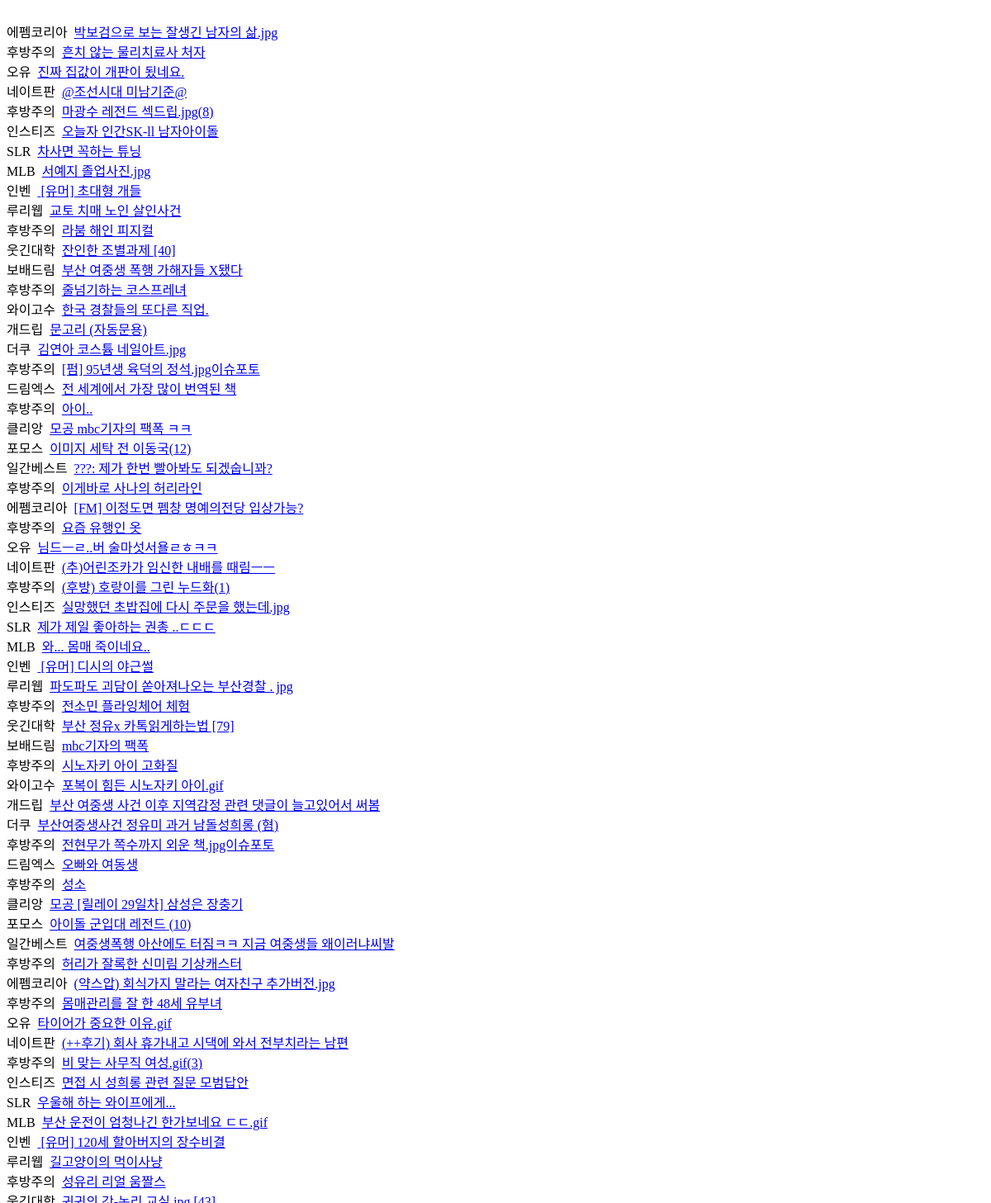
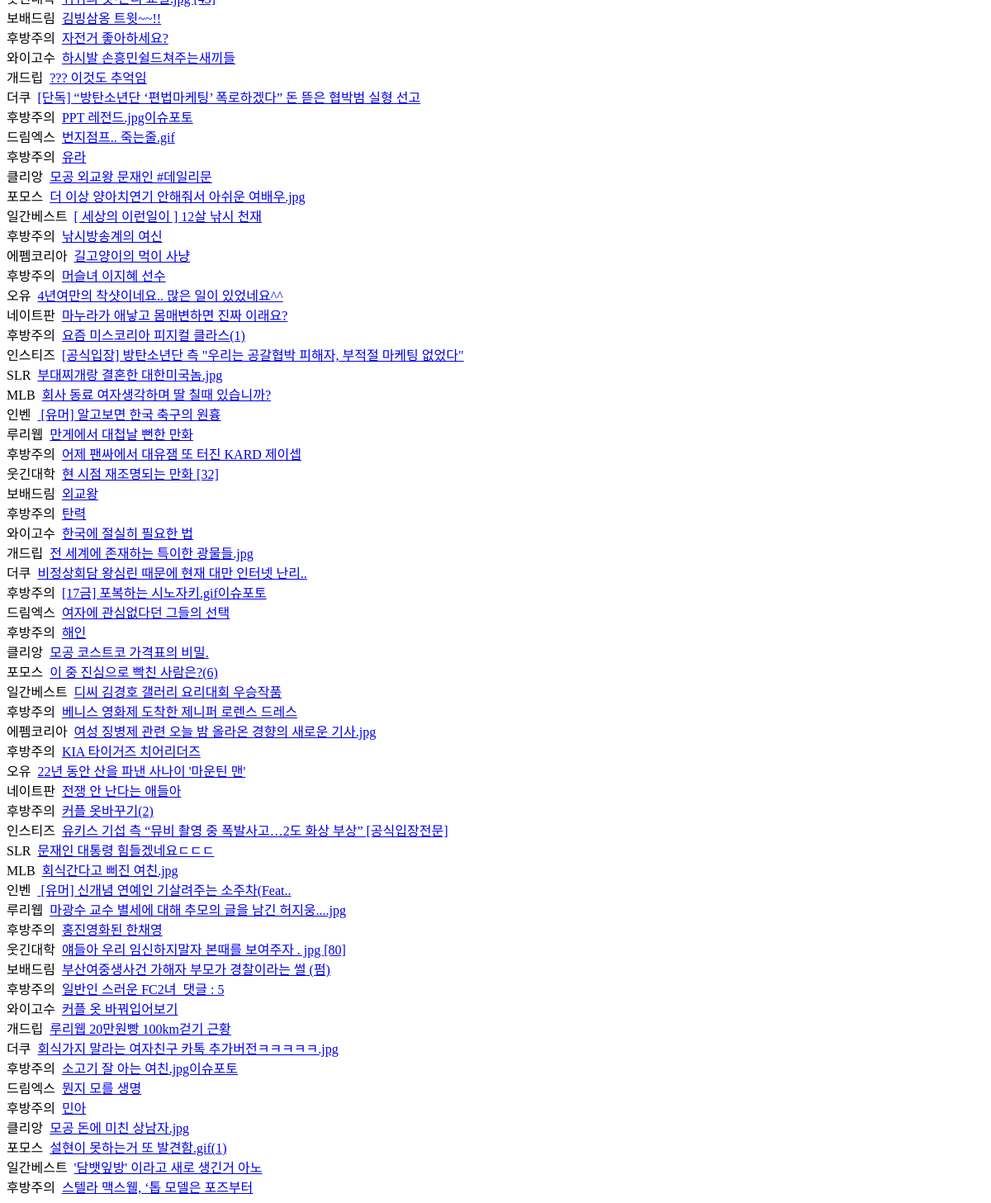
The page /blog/crawling/ajax on the database as committed earlier (2 pictures, top to bottom).
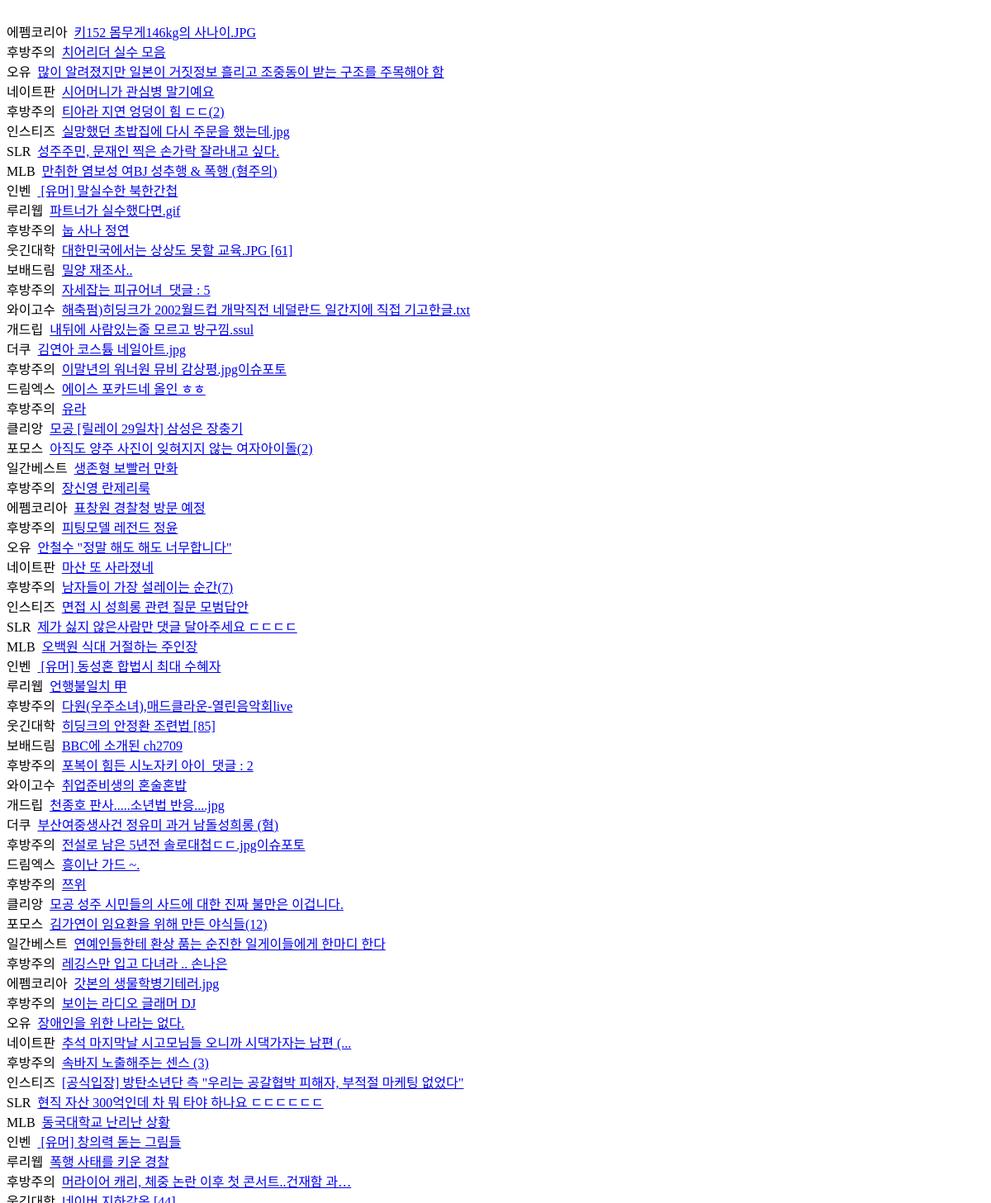
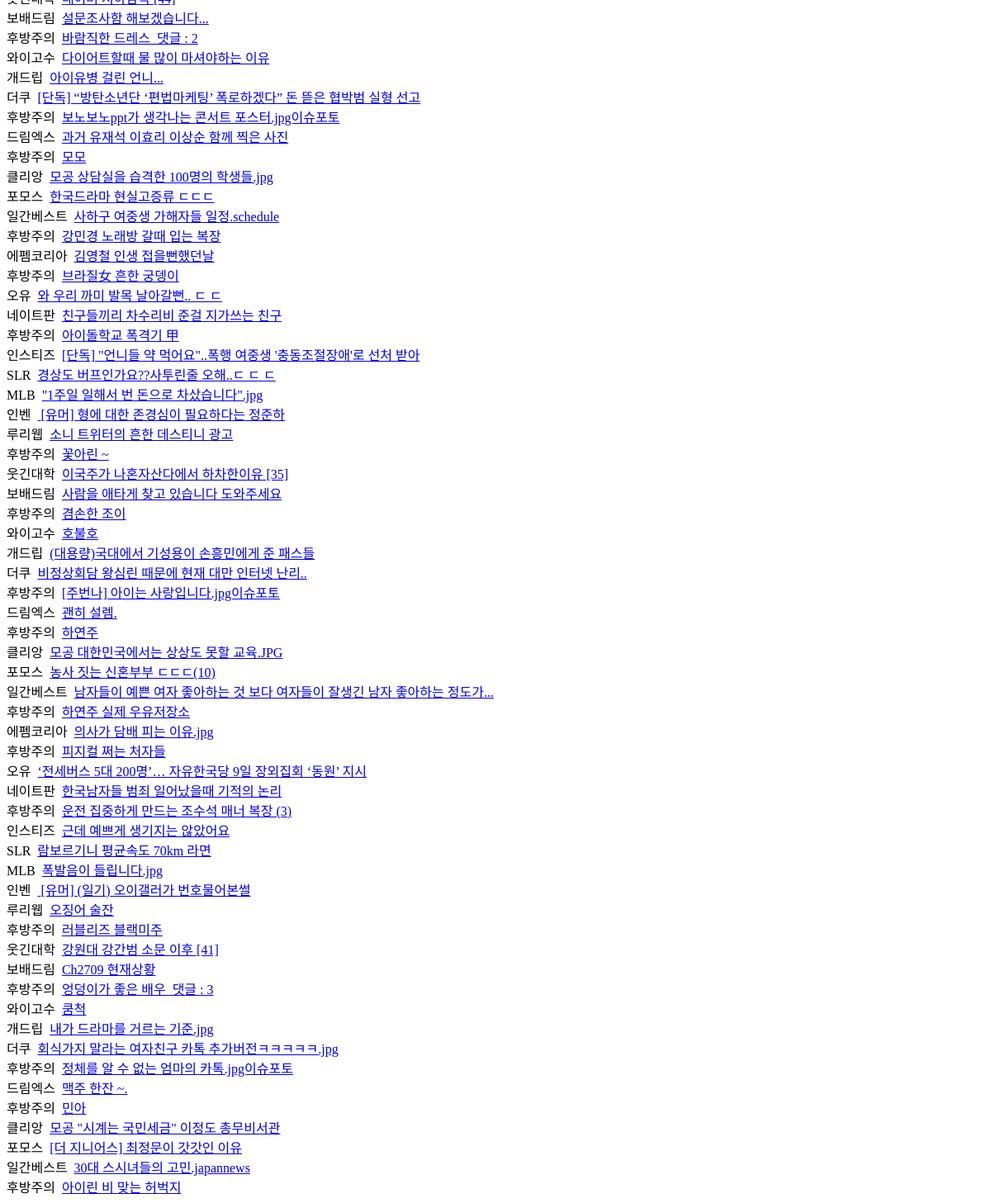
The same page on the database as committed later (2 pictures, top to bottom).
### blog/models.py (models this page shows, shortened)
class CrawlingData(models.Model):
    instiz = models.CharField(max_length=200, blank=True)
    link_instiz = models.URLField( blank=True)
    clien = models.CharField(max_length=200, blank=True)
    link_clien = models.URLField( blank=True)
    fmkorea = models.CharField(max_length=200, blank=True)
    link_fmkorea = models.URLField( blank=True)
    ou = models.CharField(max_length=200, blank=True)
    link_ou = models.URLField( blank=True)
    pan = models.CharField(max_length=200, blank=True)
    link_pan = models.URLField( blank=True)
    slr = models.CharField(max_length=200, blank=True)
    link_slr = models.URLField( blank=True)
    mlb = models.CharField(max_length=200, blank=True)
    link_mlb = models.URLField( blank=True)
    inben = models.CharField(max_length=200, blank=True)
    link_inben = models.URLField( blank=True)
    ruri = models.CharField(max_length=200, blank=True)
    link_ruri = models.URLField( blank=True)
    utde = models.CharField(max_length=200, blank=True)
    link_utde = models.URLField( blank=True)
    bobe = models.CharField(max_length=200, blank=True)
    link_bobe = models.URLField( blank=True)
    ygosu = models.CharField(max_length=200, blank=True)
    link_ygosu = models.URLField( blank=True)
    drip = models.CharField(max_length=200, blank=True)
    link_drip = models.URLField( blank=True)
    theqoo = models.CharField(max_length=200, blank=True)
    link_theqoo = models.URLField( blank=True)
    dogge = models.CharField(max_length=200, blank=True)
    link_dogge = models.URLField( blank=True)
    namsung = models.CharField(max_length=200, blank=True)
    link_namsung = models.URLField( blank=True)
    flash1 = models.CharField(max_length=200, blank=True)
    link_flash1 = models.URLField( blank=True)
    flash2 = models.CharField(max_length=200, blank=True)
    link_flash2 = models.URLField( blank=True)
    dream1 = models.CharField(max_length=200, blank=True)
    link_dream1 = models.URLField( blank=True)
    dream2 = models.CharField(max_length=200, blank=True)
    link_dream2 = models.URLField( blank=True)
    bobe2 = models.CharField(max_length=200, blank=True)
    link_bobe2 = models.URLField( blank=True)
    fomos1 = models.CharField(max_length=200, blank=True)
    link_fomos1 = models.URLField( blank=True)
    fomos2 = models.CharField(max_length=200, blank=True)
    link_fomos2 = models.URLField( blank=True)
    ilbe = models.CharField(max_length=200, blank=True)
    link_ilbe = models.URLField( blank=True)

### blog/views.py (the view)
def crawling_ajax(request): #Ajax 로 호출하는 함수
        crawling = CrawlingData.objects.all().order_by('id')
        paginator = Paginator(crawling,5)
        page = request.GET.get('page')
        try:
            crawling = paginator.page(page)
        except PageNotAnInteger:
            crawling = paginator.page(1)
        except EmptyPage:
            crawling = paginator.page(paginator.num_pages) #FIXEME: 데이터가 없으면 맨 끝 페이지를 계속 호출, 그러니 데이터가 이제 없다는 alert 넣기
        context = {'crawling':crawling}
        return render(request, 'blog/crawlingdata_list_ajax.html', context) #Ajax 로 호출하는 템플릿은 _ajax로 표시.

### blog/templates/blog/crawlingdata_list_ajax.html
<div class='instiz1'>
    <br>
    {%if crawling%}
      {% for crawling in crawling%}
         <table class='list'>
         <div class='first'>에펨코리아&nbsp;&nbsp;<a href='{{crawling.link_fmkorea}}' target="_blank">{{crawling.fmkorea}}</a></div>
         <div class='first'>후방주의&nbsp;&nbsp;<a href='//{{crawling.link_flash2}}' target="_blank">{{crawling.flash2}}</a></div>
         <div class='first'>오유&nbsp;&nbsp;<a href='//{{crawling.link_ou}}' target="_blank">{{crawling.ou}}</a></div>
         <div class='first'>네이트판&nbsp;&nbsp;<a href='{{crawling.link_pan}}' target="_blank">{{crawling.pan}}</a></div>
         <div class='first'>후방주의&nbsp;&nbsp;<a href='//{{crawling.link_fomos1}}' target="_blank">{{crawling.fomos1}}</a></div>
         <div class='first'>인스티즈&nbsp;&nbsp;<a href='//{{crawling.link_instiz}}' target="_blank">{{crawling.instiz}}</a></div>
         <div class='first'>SLR&nbsp;&nbsp;<a href='//{{crawling.link_slr}}' target="_blank">{{crawling.slr}}</a></div>
         <div class='first'>MLB&nbsp;&nbsp;<a href='{{crawling.link_mlb}}' target="_blank">{{crawling.mlb}}</a></div>
         <div class='first'>인벤&nbsp;&nbsp;<a href='{{crawling.link_inben}}' target="_blank">{{crawling.inben}}</a></div>
         <div class='first'>루리웹&nbsp;&nbsp;<a href='{{crawling.link_ruri}}' target="_blank">{{crawling.ruri}}</a></div>
         <div class='first'>후방주의&nbsp;&nbsp;<a href='//{{crawling.link_dream1}}' target="_blank">{{crawling.dream1}}</a></div>
         <div class='first'>웃긴대학&nbsp;&nbsp;<a href='//{{crawling.link_utde}}' target="_blank">{{crawling.utde}}</a></div>
         <div class='first'>보배드림&nbsp;&nbsp;<a href='//{{crawling.link_bobe}}' target="_blank">{{crawling.bobe}}</a></div>
         <div class='first'>후방주의&nbsp;&nbsp;<a href='{{crawling.link_namsung}}' target="_blank">{{crawling.namsung}}</a></div>
         <div class='first'>와이고수&nbsp;&nbsp;<a href='{{crawling.link_ygosu}}' target="_blank">{{crawling.ygosu}}</a></div>
         <div class='first'>개드립&nbsp;&nbsp;<a href='{{crawling.link_drip}}' target="_blank">{{crawling.drip}}</a></div>
         <div class='first'>더쿠&nbsp;&nbsp;<a href='//{{crawling.link_theqoo}}' target="_blank">{{crawling.theqoo}}</a></div>
         <div class='first'>후방주의&nbsp;&nbsp;<a href='{{crawling.link_dogge}}' target="_blank">{{crawling.dogge}}</a></div>
         <div class='first'>드림엑스&nbsp;&nbsp;<a href='//{{crawling.link_dream2}}' target="_blank">{{crawling.dream2}}</a></div>
         <div class='first'>후방주의&nbsp;&nbsp;<a href='//{{crawling.link_bobe2}}' target="_blank">{{crawling.bobe2}}</a></div>
         <div class='first'>클리앙&nbsp;&nbsp;<a href='//{{crawling.link_clien}}' target="_blank">{{crawling.clien}}</a></div>
         <div class='first'>포모스&nbsp;&nbsp;<a href='//{{crawling.link_fomos2}}' target="_blank">{{crawling.fomos2}}</a></div>
         <div class='first'>일간베스트&nbsp;&nbsp;<a href='{{crawling.link_ilbe}}' target="_blank">{{crawling.ilbe}}</a></div>
         <div class='first'>후방주의&nbsp;&nbsp;<a href='//{{crawling.link_flash1}}' target="_blank">{{crawling.flash1}}</a></div>
        </table>
       {%endfor%}
    {%else%}
    <p>데이터가 부족합니다.정보가 업데이트 될 때까지 기다려주세요. </p>
    {%endif%}
</div>

Rows that differ between the two databases and show on the page:
removed CrawlingData: fmkorea "박보검으로 보는 잘생긴 남자의 삶.jpg", flash2 "흔치 않는 물리치료사 처자", ou "진짜 집값이 개판이 됬네요.", pan "@조선시대 미남기준@", fomos1 "마광수 레전드 섹드립.jpg(8)", instiz "오늘자 인간SK-ll 남자아이돌", slr "차사면 꼭하는 튜닝", mlb "서예지 졸업사진.jpg", inben "[유머] 초대형 개들", ruri "교토 치매 노인 살인사건", dream1 "라붐 해인 피지컬", utde "잔인한 조별과제 [40]", bobe "부산 여중생 폭행 가해자들 X됐다", namsung "줄넘기하는 코스프레녀", ygosu "한국 경찰들의 또다른 직업.", drip "문고리 (자동문용)", theqoo "김연아 코스튬 네일아트.jpg", dogge "[펌] 95년생 육덕의 정석.jpg이슈포토", dream2 "전 세계에서 가장 많이 번역된 책", bobe2 "아이..", clien "모공 mbc기자의 팩폭 ㅋㅋ", fomos2 "이미지 세탁 전 이동국(12)", ilbe "???: 제가 한번 빨아봐도 되겠숩니꽈?", flash1 "이게바로 사나의 허리라인"
removed CrawlingData: fmkorea "[FM] 이정도면 펨창 명예의전당 입상가능?", flash2 "요즘 유행인 옷", ou "님드ㅡㄹ..버 술마섯서욜ㄹㅎㅋㅋ", pan "(추)어린조카가 임신한 내배를 때림ㅡㅡ", fomos1 "(후방) 호랑이를 그린 누드화(1)", instiz "실망했던 초밥집에 다시 주문을 했는데.jpg", slr "제가 제일 좋아하는 권총 ..ㄷㄷㄷ", mlb "와... 몸매 죽이네요..", inben "[유머] 디시의 야근썰", ruri "파도파도 괴담이 쏟아져나오는 부산경찰 . jpg", dream1 "전소민 플라잉체어 체험", utde "부산 정유x 카톡읽게하는법 [79]", bobe "mbc기자의 팩폭", namsung "시노자키 아이 고화질", ygosu "포복이 힘든 시노자키 아이.gif", drip "부산 여중생 사건 이후 지역감정 관련 댓글이 늘고있어서 써봄", theqoo "부산여중생사건 정유미 과거 남돌성희롱 (혐)", dogge "전현무가 쪽수까지 외운 책.jpg이슈포토", dream2 "오빠와 여동생", bobe2 "성소", clien "모공 [릴레이 29일차] 삼성은 장충기", fomos2 "아이돌 군입대 레전드 (10)", ilbe "여중생폭행 아산에도 터짐ㅋㅋ 지금 여중생들 왜이러냐씨발", flash1 "허리가 잘록한 신미림 기상캐스터"
removed CrawlingData: fmkorea "(약스압) 회식가지 말라는 여자친구 추가버전.jpg", flash2 "몸매관리를 잘 한 48세 유부녀", ou "타이어가 중요한 이유.gif", pan "(++후기) 회사 휴가내고 시댁에 와서 전부치라는 남편", fomos1 "비 맞는 사무직 여성.gif(3)", instiz "면접 시 성희롱 관련 질문 모범답안", slr "우울해 하는 와이프에게...", mlb "부산 운전이 엄청나긴 한가보네요 ㄷㄷ.gif", inben "[유머] 120세 할아버지의 장수비결", ruri "길고양이의 먹이사냥", dream1 "성유리 리얼 움짤스", utde "귀귀의 갓-논리 교실.jpg [43]", bobe "김빙삼옹 트윗~~!!", namsung "자전거 좋아하세요?", ygosu "하시발 손흥민쉴드쳐주는새끼들", drip "??? 이것도 추억임", theqoo "[단독] “방탄소년단 ‘편법마케팅’ 폭로하겠다” 돈 뜯은 협박범 실형 선고", dogge "PPT 레전드.jpg이슈포토", dream2 "번지점프.. 죽는줄.gif", bobe2 "유라", clien "모공 외교왕 문재인 #데일리문", fomos2 "더 이상 양아치연기 안해줘서 아쉬운 여배우.jpg", ilbe "[ 세상의 이런일이 ] 12살 낚시 천재", flash1 "낚시방송계의 여신"
removed CrawlingData: fmkorea "길고양이의 먹이 사냥", flash2 "머슬녀 이지혜 선수", ou "4년여만의 착샷이네요.. 많은 일이 있었네요^^", pan "마누라가 애낳고 몸매변하면 진짜 이래요?", fomos1 "요즘 미스코리아 피지컬 클라스(1)", instiz "[공식입장] 방탄소년단 측 \"우리는 공갈협박 피해자, 부적절 마케팅 없었다\"", slr "부대찌개랑 결혼한 대한미국놈.jpg", mlb "회사 동료 여자생각하며 딸 칠때 있습니까?", inben "[유머] 알고보면 한국 축구의 원흉", ruri "만게에서 대첩날 뻔한 만화", dream1 "어제 팬싸에서 대유잼 또 터진 KARD 제이셉", utde "현 시점 재조명되는 만화 [32]", bobe "외교왕", namsung "탄력", ygosu "한국에 절실히 필요한 법", drip "전 세계에 존재하는 특이한 광물들.jpg", theqoo "비정상회담 왕심린 때문에 현재 대만 인터넷 난리..", dogge "[17금] 포복하는 시노자키.gif이슈포토", dream2 "여자에 관심없다던 그들의 선택", bobe2 "해인", clien "모공 코스트코 가격표의 비밀.", fomos2 "이 중 진심으로 빡친 사람은?(6)", ilbe "디씨 김경호 갤러리 요리대회 우승작품", flash1 "베니스 영화제 도착한 제니퍼 로렌스 드레스"
removed CrawlingData: fmkorea "여성 징병제 관련 오늘 밤 올라온 경향의 새로운 기사.jpg", flash2 "KIA 타이거즈 치어리더즈", ou "22년 동안 산을 파낸 사나이 '마운틴 맨'", pan "전쟁 안 난다는 애들아", fomos1 "커플 옷바꾸기(2)", instiz "유키스 기섭 측 “뮤비 촬영 중 폭발사고…2도 화상 부상” [공식입장전문]", slr "문재인 대통령 힘들겠네요ㄷㄷㄷ", mlb "회식간다고 삐진 여친.jpg", inben "[유머] 신개념 연예인 기살려주는 소주차(Feat..", ruri "마광수 교수 별세에 대해 추모의 글을 남긴 허지웅....jpg", dream1 "홍진영화된 한채영", utde "얘들아 우리 임신하지말자 본때를 보여주자 . jpg [80]", bobe "부산여중생사건 가해자 부모가 경찰이라는 썰 (펌)", namsung "일반인 스러운 FC2녀 댓글 : 5", ygosu "커플 옷 바꿔입어보기", drip "루리웹 20만원빵 100km걷기 근황", theqoo "회식가지 말라는 여자친구 카톡 추가버전ㅋㅋㅋㅋㅋ.jpg", dogge "소고기 잘 아는 여친.jpg이슈포토", dream2 "뭔지 모를 생명", bobe2 "민아", clien "모공 돈에 미친 상남자.jpg", fomos2 "설현이 못하는거 또 발견함.gif(1)", ilbe "'담뱃잎방' 이라고 새로 생긴거 아노", flash1 "스텔라 맥스웰, ‘톱 모델은 포즈부터"
added CrawlingData: fmkorea "키152 몸무게146kg의 사나이.JPG", flash2 "치어리더 실수 모음", ou "많이 알려졌지만 일본이 거짓정보 흘리고 조중동이 받는 구조를 주목해야 함", pan "시어머니가 관심병 말기예요", fomos1 "티아라 지연 엉덩이 힘 ㄷㄷ(2)", instiz "실망했던 초밥집에 다시 주문을 했는데.jpg", slr "성주주민, 문재인 찍은 손가락 잘라내고 싶다.", mlb "만취한 염보성 여BJ 성추행 & 폭행 (혐주의)", inben "[유머] 말실수한 북한간첩", ruri "파트너가 실수했다면.gif", dream1 "눕 사나 정연", utde "대한민국에서는 상상도 못할 교육.JPG [61]", bobe "밀양 재조사..", namsung "자세잡는 피규어녀 댓글 : 5", ygosu "해축펌)히딩크가 2002월드컵 개막직전 네덜란드 일간지에 직접 기고한글.txt", drip "내뒤에 사람있는줄 모르고 방구낌.ssul", theqoo "김연아 코스튬 네일아트.jpg", dogge "이말년의 워너원 뮤비 감상평.jpg이슈포토", dream2 "에이스 포카드네 올인 ㅎㅎ", bobe2 "유라", clien "모공 [릴레이 29일차] 삼성은 장충기", fomos2 "아직도 양주 사진이 잊혀지지 않는 여자아이돌(2)", ilbe "생존형 보빨러 만화", flash1 "장신영 란제리룩"
added CrawlingData: fmkorea "표창원 경찰청 방문 예정", flash2 "피팅모델 레전드 정윤", ou "안철수 \"정말 해도 해도 너무합니다\"", pan "마산 또 사라졌네", fomos1 "남자들이 가장 설레이는 순간(7)", instiz "면접 시 성희롱 관련 질문 모범답안", slr "제가 싫지 않은사람만 댓글 달아주세요 ㄷㄷㄷㄷ", mlb "오백원 식대 거절하는 주인장", inben "[유머] 동성혼 합법시 최대 수혜자", ruri "언행불일치 甲", dream1 "다원(우주소녀),매드클라운-열린음악회live", utde "히딩크의 안정환 조련법 [85]", bobe "BBC에 소개된 ch2709", namsung "포복이 힘든 시노자키 아이 댓글 : 2", ygosu "취업준비생의 혼술혼밥", drip "천종호 판사.....소년법 반응....jpg", theqoo "부산여중생사건 정유미 과거 남돌성희롱 (혐)", dogge "전설로 남은 5년전 솔로대첩ㄷㄷ.jpg이슈포토", dream2 "흥이난 가드 ~.", bobe2 "쯔위", clien "모공 성주 시민들의 사드에 대한 진짜 불만은 이겁니다.", fomos2 "김가연이 임요환을 위해 만든 야식들(12)", ilbe "연예인들한테 환상 품는 순진한 일게이들에게 한마디 한다", flash1 "레깅스만 입고 다녀라 .. 손나은"
added CrawlingData: fmkorea "갓본의 생물학병기테러.jpg", flash2 "보이는 라디오 글래머 DJ", ou "장애인을 위한 나라는 없다.", pan "추석 마지막날 시고모님들 오니까 시댁가자는 남편 (...", fomos1 "속바지 노출해주는 센스 (3)", instiz "[공식입장] 방탄소년단 측 \"우리는 공갈협박 피해자, 부적절 마케팅 없었다\"", slr "현직 자산 300억인데 차 뭐 타야 하나요 ㄷㄷㄷㄷㄷㄷ", mlb "동국대학교 난리난 상황", inben "[유머] 창의력 돋는 그림들", ruri "폭행 사태를 키운 경찰", dream1 "머라이어 캐리, 체중 논란 이후 첫 콘서트..건재함 과…", utde "네이버 지하감옥 [44]", bobe "설문조사함 해보겠습니다...", namsung "바람직한 드레스 댓글 : 2", ygosu "다이어트할때 물 많이 마셔야하는 이유", drip "아이유병 걸린 언니...", theqoo "[단독] “방탄소년단 ‘편법마케팅’ 폭로하겠다” 돈 뜯은 협박범 실형 선고", dogge "보노보노ppt가 생각나는 콘서트 포스터.jpg이슈포토", dream2 "과거 유재석 이효리 이상순 함께 찍은 사진", bobe2 "모모", clien "모공 상담실을 습격한 100명의 학생들.jpg", fomos2 "한국드라마 현실고증류 ㄷㄷㄷ", ilbe "사하구 여중생 가해자들 일정.schedule", flash1 "강민경 노래방 갈때 입는 복장"
added CrawlingData: fmkorea "김영철 인생 접을뻔했던날", flash2 "브라질女 흔한 궁뎅이", ou "와 우리 까미 발목 날아갈뻔.. ㄷ ㄷ", pan "친구들끼리 차수리비 준걸 지가쓰는 친구", fomos1 "아이돌학교 폭격기 甲", instiz "[단독] \"언니들 약 먹어요\"..폭행 여중생 '충동조절장애'로 선처 받아", slr "경상도 버프인가요??사투린줄 오해..ㄷ ㄷ ㄷ", mlb "\"1주일 일해서 번 돈으로 차샀습니다\".jpg", inben "[유머] 형에 대한 존경심이 필요하다는 정준하", ruri "소니 트위터의 흔한 데스티니 광고", dream1 "꽃아린 ~", utde "이국주가 나혼자산다에서 하차한이유 [35]", bobe "사람을 애타게 찾고 있습니다 도와주세요", namsung "겸손한 조이", ygosu "호불호", drip "(대용량)국대에서 기성용이 손흥민에게 준 패스들", theqoo "비정상회담 왕심린 때문에 현재 대만 인터넷 난리..", dogge "[주번나] 아이는 사랑입니다.jpg이슈포토", dream2 "괜히 설렘.", bobe2 "하연주", clien "모공 대한민국에서는 상상도 못할 교육.JPG", fomos2 "농사 짓는 신혼부부 ㄷㄷㄷ(10)", ilbe "남자들이 예쁜 여자 좋아하는 것 보다 여자들이 잘생긴 남자 좋아하는 정도가...", flash1 "하연주 실제 우유저장소"
added CrawlingData: fmkorea "의사가 담배 피는 이유.jpg", flash2 "피지컬 쩌는 처자들", ou "‘전세버스 5대 200명’… 자유한국당 9일 장외집회 ‘동원’ 지시", pan "한국남자들 범죄 일어났을때 기적의 논리", fomos1 "운전 집중하게 만드는 조수석 매너 복장 (3)", instiz "근데 예쁘게 생기지는 않았어요", slr "람보르기니 평균속도 70km 라면", mlb "폭발음이 들립니다.jpg", inben "[유머] (일기) 오이갤러가 번호물어본썰", ruri "오징어 술잔", dream1 "러블리즈 블랙미주", utde "강원대 강간범 소문 이후 [41]", bobe "Ch2709 현재상황", namsung "엉덩이가 좋은 배우 댓글 : 3", ygosu "쿰척", drip "내가 드라마를 거르는 기준.jpg", theqoo "회식가지 말라는 여자친구 카톡 추가버전ㅋㅋㅋㅋㅋ.jpg", dogge "정체를 알 수 없는 엄마의 카톡.jpg이슈포토", dream2 "맥주 한잔 ~.", bobe2 "민아", clien "모공 \"시계는 국민세금\" 이정도 총무비서관", fomos2 "[더 지니어스] 최정문이 갓갓인 이유", ilbe "30대 스시녀들의 고민.japannews", flash1 "아이린 비 맞는 허벅지"
